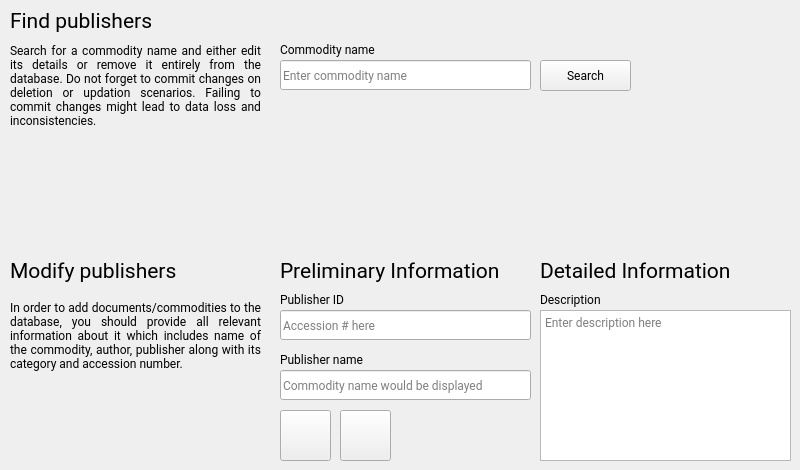
      <widget class="QWidget" name="tab_27">
       <attribute name="icon">
        <iconset resource="icons.qrc">
         <normaloff>:/icons/active_svg/modify.svg</normaloff>:/icons/active_svg/modify.svg</iconset>
       </attribute>
       <attribute name="title">
        <string/>
       </attribute>
       <widget class="QLabel" name="label_221">
        <property name="geometry">
         <rect>
          <x>10</x>
          <y>0</y>
          <width>211</width>
          <height>41</height>
         </rect>
        </property>
        <property name="font">
         <font>
          <family>Roboto</family>
          <pointsize>16</pointsize>
         </font>
        </property>
        <property name="text">
         <string>Find publishers</string>
        </property>
       </widget>
       <widget class="QLabel" name="label_222">
        <property name="geometry">
         <rect>
          <x>10</x>
          <y>40</y>
          <width>251</width>
          <height>91</height>
         </rect>
        </property>
        <property name="font">
         <font>
          <family>Roboto</family>
          <weight>50</weight>
          <italic>false</italic>
          <bold>false</bold>
         </font>
        </property>
        <property name="styleSheet">
         <string notr="true"/>
        </property>
        <property name="text">
         <string>Search for a commodity name and either edit its details or remove it entirely from the database. Do not forget to commit changes on deletion or updation scenarios. Failing to commit changes might lead to data loss and inconsistencies.</string>
        </property>
        <property name="alignment">
         <set>Qt::AlignJustify|Qt::AlignVCenter</set>
        </property>
        <property name="wordWrap">
         <bool>true</bool>
        </property>
       </widget>
       <widget class="QLineEdit" name="lineEdit_57">
        <property name="geometry">
         <rect>
          <x>280</x>
          <y>60</y>
          <width>251</width>
          <height>30</height>
         </rect>
        </property>
        <property name="font">
         <font>
          <family>Roboto</family>
          <weight>50</weight>
          <bold>false</bold>
         </font>
        </property>
        <property name="placeholderText">
         <string>Enter commodity name</string>
        </property>
       </widget>
       <widget class="QLabel" name="label_92">
        <property name="geometry">
         <rect>
          <x>280</x>
          <y>40</y>
          <width>121</width>
          <height>18</height>
         </rect>
        </property>
        <property name="font">
         <font>
          <family>Roboto</family>
          <weight>50</weight>
          <bold>false</bold>
         </font>
        </property>
        <property name="text">
         <string>Commodity name</string>
        </property>
       </widget>
       <widget class="QLabel" name="label_223">
        <property name="geometry">
         <rect>
          <x>280</x>
          <y>250</y>
          <width>251</width>
          <height>41</height>
         </rect>
        </property>
        <property name="font">
         <font>
          <family>Roboto</family>
          <pointsize>16</pointsize>
         </font>
        </property>
        <property name="text">
         <string>Preliminary Information</string>
        </property>
       </widget>
       <widget class="QLabel" name="label_224">
        <property name="geometry">
         <rect>
          <x>10</x>
          <y>290</y>
          <width>251</width>
          <height>91</height>
         </rect>
        </property>
        <property name="font">
         <font>
          <family>Roboto</family>
          <weight>50</weight>
          <italic>false</italic>
          <bold>false</bold>
         </font>
        </property>
        <property name="styleSheet">
         <string notr="true"/>
        </property>
        <property name="text">
         <string>In order to add documents/commodities to the database, you should provide all relevant information about it which includes name of the commodity, author, publisher along with its category and accession number. </string>
        </property>
        <property name="alignment">
         <set>Qt::AlignJustify|Qt::AlignVCenter</set>
        </property>
        <property name="wordWrap">
         <bool>true</bool>
        </property>
       </widget>
       <widget class="QLabel" name="label_99">
        <property name="geometry">
         <rect>
          <x>280</x>
          <y>290</y>
          <width>121</width>
          <height>18</height>
         </rect>
        </property>
        <property name="font">
         <font>
          <family>Roboto</family>
          <weight>50</weight>
          <bold>false</bold>
         </font>
        </property>
        <property name="text">
         <string>Publisher ID</string>
        </property>
       </widget>
       <widget class="QLabel" name="label_101">
        <property name="geometry">
         <rect>
          <x>280</x>
          <y>350</y>
          <width>121</width>
          <height>18</height>
         </rect>
        </property>
        <property name="font">
         <font>
          <family>Roboto</family>
          <weight>50</weight>
          <bold>false</bold>
         </font>
        </property>
        <property name="text">
         <string>Publisher name</string>
        </property>
       </widget>
       <widget class="QLineEdit" name="lineEdit_58">
        <property name="geometry">
         <rect>
          <x>280</x>
          <y>310</y>
          <width>251</width>
          <height>30</height>
         </rect>
        </property>
        <property name="font">
         <font>
          <family>Roboto</family>
          <weight>50</weight>
          <bold>false</bold>
         </font>
        </property>
        <property name="placeholderText">
         <string>Accession # here</string>
        </property>
       </widget>
       <widget class="QLineEdit" name="lineEdit_60">
        <property name="geometry">
         <rect>
          <x>280</x>
          <y>370</y>
          <width>251</width>
          <height>30</height>
         </rect>
        </property>
        <property name="font">
         <font>
          <family>Roboto</family>
          <weight>50</weight>
          <bold>false</bold>
         </font>
        </property>
        <property name="placeholderText">
         <string>Commodity name would be displayed</string>
        </property>
       </widget>
       <widget class="QLabel" name="label_225">
        <property name="geometry">
         <rect>
          <x>10</x>
          <y>250</y>
          <width>211</width>
          <height>41</height>
         </rect>
        </property>
        <property name="font">
         <font>
          <family>Roboto</family>
          <pointsize>16</pointsize>
         </font>
        </property>
        <property name="text">
         <string>Modify publishers</string>
        </property>
       </widget>
       <widget class="QTextEdit" name="textEdit_11">
        <property name="geometry">
         <rect>
          <x>540</x>
          <y>310</y>
          <width>251</width>
          <height>151</height>
         </rect>
        </property>
        <property name="font">
         <font>
          <family>Roboto</family>
          <weight>50</weight>
          <bold>false</bold>
         </font>
        </property>
        <property name="placeholderText">
         <string>Enter description here</string>
        </property>
       </widget>
       <widget class="QLabel" name="label_226">
        <property name="geometry">
         <rect>
          <x>540</x>
          <y>250</y>
          <width>251</width>
          <height>41</height>
         </rect>
        </property>
        <property name="font">
         <font>
          <family>Roboto</family>
          <pointsize>16</pointsize>
         </font>
        </property>
        <property name="text">
         <string>Detailed Information</string>
        </property>
       </widget>
       <widget class="QLabel" name="label_102">
        <property name="geometry">
         <rect>
          <x>540</x>
          <y>290</y>
          <width>121</width>
          <height>18</height>
         </rect>
        </property>
        <property name="font">
         <font>
          <family>Roboto</family>
          <weight>50</weight>
          <bold>false</bold>
         </font>
        </property>
        <property name="text">
         <string>Description</string>
        </property>
       </widget>
       <widget class="QPushButton" name="pushButton_41">
        <property name="geometry">
         <rect>
          <x>340</x>
          <y>410</y>
          <width>51</width>
          <height>51</height>
         </rect>
        </property>
        <property name="text">
         <string/>
        </property>
        <property name="icon">
         <iconset resource="icons.qrc">
          <normaloff>:/icons/active_svg/remove.svg</normaloff>:/icons/active_svg/remove.svg</iconset>
        </property>
        <property name="iconSize">
         <size>
          <width>64</width>
          <height>64</height>
         </size>
        </property>
       </widget>
       <widget class="QPushButton" name="pushButton_42">
        <property name="geometry">
         <rect>
          <x>280</x>
          <y>410</y>
          <width>51</width>
          <height>51</height>
         </rect>
        </property>
        <property name="text">
         <string/>
        </property>
        <property name="icon">
         <iconset resource="icons.qrc">
          <normaloff>:/icons/active_svg/save.svg</normaloff>:/icons/active_svg/save.svg</iconset>
        </property>
        <property name="iconSize">
         <size>
          <width>64</width>
          <height>64</height>
         </size>
        </property>
       </widget>
       <widget class="QPushButton" name="pushButton_45">
        <property name="geometry">
         <rect>
          <x>540</x>
          <y>60</y>
          <width>91</width>
          <height>31</height>
         </rect>
        </property>
        <property name="font">
         <font>
          <family>Roboto</family>
         </font>
        </property>
        <property name="text">
         <string>Search</string>
        </property>
        <property name="icon">
         <iconset resource="icons.qrc">
          <normaloff>:/icons/active_svg/search.svg</normaloff>:/icons/active_svg/search.svg</iconset>
        </property>
        <property name="iconSize">
         <size>
          <width>32</width>
          <height>32</height>
         </size>
        </property>
       </widget>
      </widget>
